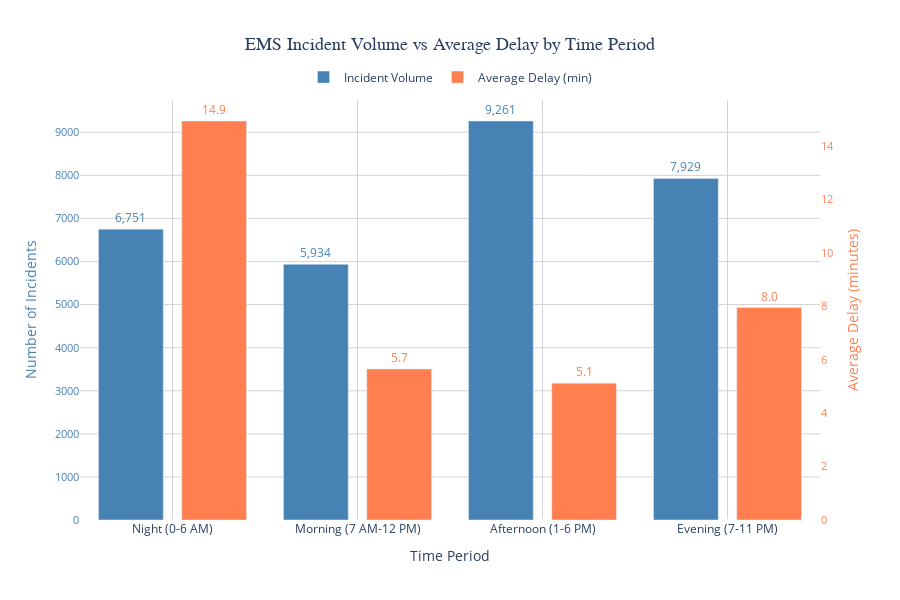

This figure's notebook cell:
### Code cell
# ===============================================
# GROUPED BAR CHART: VOLUME VS DELAY BY TIME PERIOD
# ===============================================

import plotly.graph_objects as go
import numpy as np

print("📊 GROUPED BAR CHART: INCIDENT VOLUME & AVERAGE DELAY BY TIME PERIOD")
print("=====================================================================")

# Prepare data for grouped bar chart
time_periods_clean = ['Night\n(0-6 AM)', 'Morning\n(7 AM-12 PM)', 'Afternoon\n(1-6 PM)', 'Evening\n(7-11 PM)']
time_periods_short = ['Night', 'Morning', 'Afternoon', 'Evening']  # For cleaner x-axis labels

# Extract data
incident_volumes = []
avg_delays = []

for period in time_periods_clean:
    period_stats = time_stats[time_stats['time_period'] == period]
    if not period_stats.empty:
        incident_volumes.append(period_stats['Count'].iloc[0])
        avg_delays.append(period_stats['Mean_Delay'].iloc[0])
    else:
        incident_volumes.append(0)
        avg_delays.append(0)

print("Data Summary:")
for i, period in enumerate(time_periods_clean):
    print(f"{period:<12}: {incident_volumes[i]:>6,} incidents, {avg_delays[i]:>6.1f} min avg delay")
print()

# Create grouped bar chart with dual y-axes
fig = go.Figure()

# Add incident volume bars (left y-axis)
fig.add_trace(go.Bar(
    x=time_periods_clean,
    y=incident_volumes,
    name='Incident Volume',
    marker_color='steelblue',
    yaxis='y',
    offsetgroup=1,
    text=[f'{vol:,}' for vol in incident_volumes],
    textposition='outside',
    textfont=dict(size=12, color='steelblue'),
    width=0.35
))

# Add average delay bars (right y-axis) 
fig.add_trace(go.Bar(
    x=time_periods_clean,
    y=avg_delays,
    name='Average Delay (min)',
    marker_color='coral',
    yaxis='y2',
    offsetgroup=2,
    text=[f'{delay:.1f}' for delay in avg_delays],
    textposition='outside',
    textfont=dict(size=12, color='coral'),
    width=0.35
))

# Update layout with dual y-axes
fig.update_layout(
    title={
        'text': 'EMS Incident Volume vs Average Delay by Time Period',
        'x': 0.5,
        'font': {'size': 18, 'family': 'Arial Black'}
    },
    xaxis=dict(
        title={
            'text': 'Time Period',
            'font': {'size': 14}
        },
        tickangle=0,  # 0 rotation for x-axis labels
        tickfont={'size': 12}
    ),
    yaxis=dict(
        title={
            'text': 'Number of Incidents',
            'font': {'size': 14, 'color': 'steelblue'}
        },
        side='left',
        tickfont={'color': 'steelblue', 'size': 11},
        showgrid=True,
        gridcolor='lightgray',
        gridwidth=1
    ),
    yaxis2=dict(
        title={
            'text': 'Average Delay (minutes)',
            'font': {'size': 14, 'color': 'coral'}
        },
        side='right',
        overlaying='y',
        tickfont={'color': 'coral', 'size': 11},
        showgrid=False
    ),
    barmode='group',
    bargap=0.1,
    bargroupgap=0.1,
    height=600,
    width=900,
    plot_bgcolor='white',
    paper_bgcolor='white',
    legend=dict(
        orientation='h',
        yanchor='bottom',
        y=1.02,
        xanchor='center',
        x=0.5,
        font={'size': 12}
    ),
    margin=dict(l=80, r=80, t=100, b=80)
)

# Add grid lines for better readability
fig.update_xaxes(showgrid=True, gridcolor='lightgray', gridwidth=1)

fig.show()

# ===============================================
# ALTERNATIVE: MATPLOTLIB VERSION FOR COMPARISON
# ===============================================

import matplotlib.pyplot as plt

print("\n📈 ALTERNATIVE MATPLOTLIB VERSION:")
print("===================================")

# Create matplotlib grouped bar chart
fig_alt, ax1 = plt.subplots(figsize=(10, 6))

# Position of bars on X axis
x_pos = np.arange(len(time_periods_short))
width = 0.35

# Create bars for incident volume
bars1 = ax1.bar(x_pos - width/2, incident_volumes, width, 
                label='Incident Volume', color='steelblue', alpha=0.8)

# Create second y-axis for average delay
ax2 = ax1.twinx()
bars2 = ax2.bar(x_pos + width/2, avg_delays, width,
                label='Average Delay (min)', color='coral', alpha=0.8)

# Customize the plot
ax1.set_xlabel('Time Period', fontsize=12, fontweight='bold')
ax1.set_ylabel('Number of Incidents', fontsize=12, fontweight='bold', color='steelblue')
ax2.set_ylabel('Average Delay (minutes)', fontsize=12, fontweight='bold', color='coral')

ax1.set_title('EMS Incident Volume vs Average Delay by Time Period', 
              fontsize=14, fontweight='bold', pad=20)

# Set x-axis labels with 0 rotation
ax1.set_xticks(x_pos)
ax1.set_xticklabels(time_periods_short, rotation=0, fontsize=11)

# Color the y-axis labels to match the bars
ax1.tick_params(axis='y', labelcolor='steelblue')
ax2.tick_params(axis='y', labelcolor='coral')

# Add value labels on bars
for i, bar in enumerate(bars1):
    height = bar.get_height()
    ax1.text(bar.get_x() + bar.get_width()/2., height + height*0.01,
             f'{int(height):,}', ha='center', va='bottom', 
             fontweight='bold', color='steelblue', fontsize=10)

for i, bar in enumerate(bars2):
    height = bar.get_height()
    ax2.text(bar.get_x() + bar.get_width()/2., height + height*0.01,
             f'{height:.1f}', ha='center', va='bottom',
             fontweight='bold', color='coral', fontsize=10)

# Add legends
lines1, labels1 = ax1.get_legend_handles_labels()
lines2, labels2 = ax2.get_legend_handles_labels()
ax1.legend(lines1 + lines2, labels1 + labels2, 
           loc='upper center', bbox_to_anchor=(0.5, -0.05), ncol=2)

# Add grid for better readability
ax1.grid(True, alpha=0.3, linestyle='-', linewidth=0.5)
ax1.set_axisbelow(True)

plt.tight_layout()
plt.show()

# ===============================================
# DATA SUMMARY TABLE
# ===============================================

print("\n📋 SUMMARY DATA TABLE:")
print("="*50)

# Create a summary table
summary_data = {
    'Time Period': time_periods_short,
    'Incident Volume': [f"{vol:,}" for vol in incident_volumes],
    'Avg Delay (min)': [f"{delay:.1f}" for delay in avg_delays],
    'Volume Rank': [1, 2, 3, 4],  # Will be updated below
    'Delay Rank': [1, 2, 3, 4]    # Will be updated below
}

# Calculate rankings
volume_ranks = np.argsort(np.argsort(incident_volumes)[::-1]) + 1
delay_ranks = np.argsort(np.argsort(avg_delays)) + 1

summary_data['Volume Rank'] = volume_ranks
summary_data['Delay Rank'] = delay_ranks

summary_df_chart = pd.DataFrame(summary_data)
print(summary_df_chart.to_string(index=False))

print(f"\n🎯 KEY OBSERVATIONS:")
print(f"• Highest volume: {time_periods_short[np.argmax(incident_volumes)]} ({max(incident_volumes):,} incidents)")
print(f"• Lowest volume: {time_periods_short[np.argmin(incident_volumes)]} ({min(incident_volumes):,} incidents)")
print(f"• Fastest response: {time_periods_short[np.argmin(avg_delays)]} ({min(avg_delays):.1f} min average)")
print(f"• Slowest response: {time_periods_short[np.argmax(avg_delays)]} ({max(avg_delays):.1f} min average)")
print(f"• Volume range: {max(incident_volumes) - min(incident_volumes):,} incidents")
print(f"• Delay range: {max(avg_delays) - min(avg_delays):.1f} minutes")

### Figure 1 — Plotly figure (JSON) as saved in the notebook; plotly's stock layout.template omitted (floating-point values rounded to 4 significant figures)
{"data": [{"marker": {"color": "steelblue"}, "name": "Incident Volume", "offsetgroup": "1", "text": ["6,751", "5,934", "9,261", "7,929"], "textfont": {"color": "steelblue", "size": 12}, "textposition": "outside", "type": "bar", "width": 0.35, "x": ["Night\n(0-6 AM)", "Morning\n(7 AM-12 PM)", "Afternoon\n(1-6 PM)", "Evening\n(7-11 PM)"], "y": [6751, 5934, 9261, 7929], "yaxis": "y"}, {"marker": {"color": "coral"}, "name": "Average Delay (min)", "offsetgroup": "2", "text": ["14.9", "5.7", "5.1", "8.0"], "textfont": {"color": "coral", "size": 12}, "textposition": "outside", "type": "bar", "width": 0.35, "x": ["Night\n(0-6 AM)", "Morning\n(7 AM-12 PM)", "Afternoon\n(1-6 PM)", "Evening\n(7-11 PM)"], "y": [14.93, 5.65, 5.12, 7.95], "yaxis": "y2"}], "layout": {"bargap": 0.1, "bargroupgap": 0.1, "barmode": "group", "height": 600, "legend": {"font": {"size": 12}, "orientation": "h", "x": 0.5, "xanchor": "center", "y": 1.02, "yanchor": "bottom"}, "margin": {"b": 80, "l": 80, "r": 80, "t": 100}, "paper_bgcolor": "white", "plot_bgcolor": "white", "title": {"font": {"family": "Arial Black", "size": 18}, "text": "EMS Incident Volume vs Average Delay by Time Period", "x": 0.5}, "width": 900, "xaxis": {"gridcolor": "lightgray", "gridwidth": 1, "showgrid": true, "tickangle": 0, "tickfont": {"size": 12}, "title": {"font": {"size": 14}, "text": "Time Period"}}, "yaxis": {"gridcolor": "lightgray", "gridwidth": 1, "showgrid": true, "side": "left", "tickfont": {"color": "steelblue", "size": 11}, "title": {"font": {"color": "steelblue", "size": 14}, "text": "Number of Incidents"}}, "yaxis2": {"overlaying": "y", "showgrid": false, "side": "right", "tickfont": {"color": "coral", "size": 11}, "title": {"font": {"color": "coral", "size": 14}, "text": "Average Delay (minutes)"}}}}
